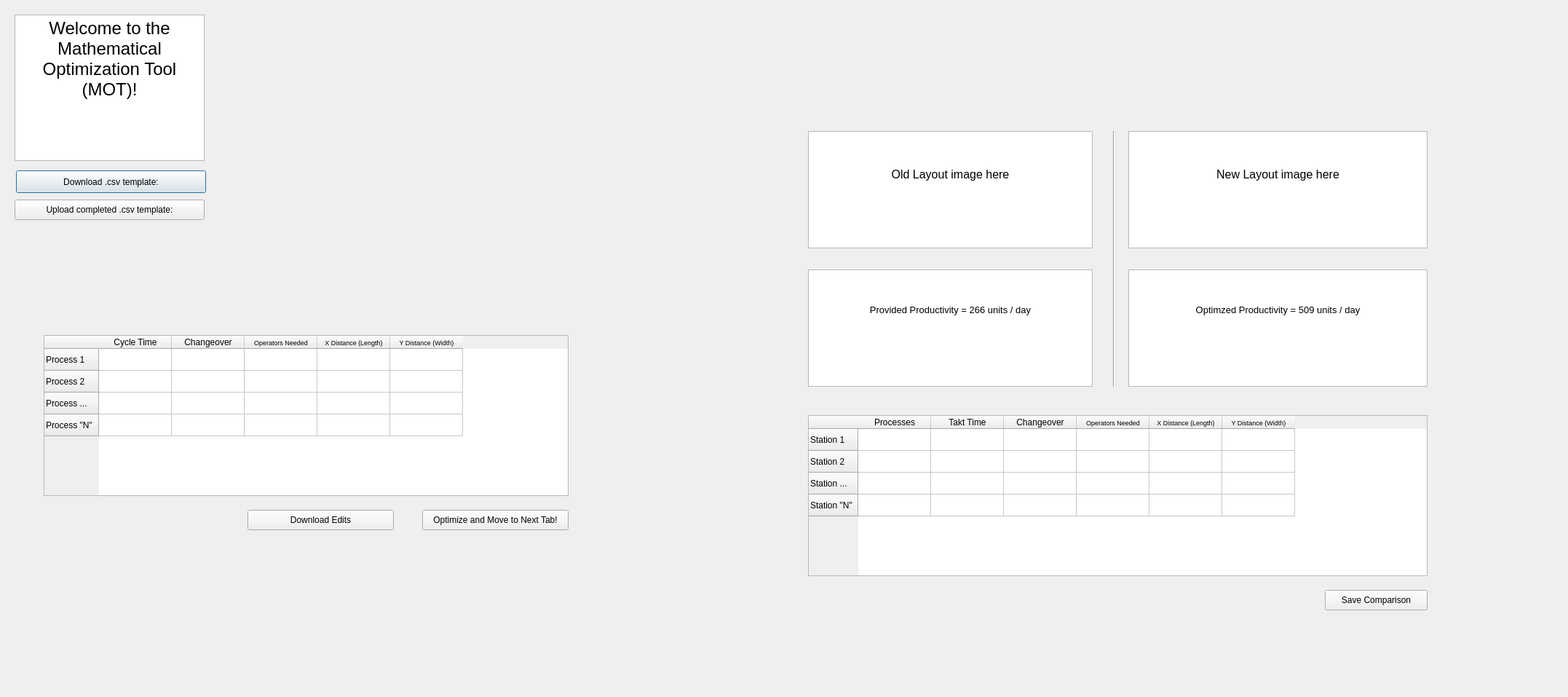
<?xml version="1.0" encoding="UTF-8"?>
<ui version="4.0">
 <class>Dialog</class>
 <widget class="QDialog" name="Dialog">
  <property name="geometry">
   <rect>
    <x>0</x>
    <y>0</y>
    <width>2154</width>
    <height>957</height>
   </rect>
  </property>
  <property name="windowTitle">
   <string>Dialog</string>
  </property>
  <widget class="QPushButton" name="pushButton">
   <property name="geometry">
    <rect>
     <x>22</x>
     <y>234</y>
     <width>261</width>
     <height>31</height>
    </rect>
   </property>
   <property name="text">
    <string>Download .csv template:</string>
   </property>
  </widget>
  <widget class="QPushButton" name="pushButton_2">
   <property name="geometry">
    <rect>
     <x>20</x>
     <y>274</y>
     <width>261</width>
     <height>28</height>
    </rect>
   </property>
   <property name="text">
    <string>Upload completed .csv template:</string>
   </property>
  </widget>
  <widget class="QTextEdit" name="textEdit">
   <property name="geometry">
    <rect>
     <x>20</x>
     <y>20</y>
     <width>261</width>
     <height>201</height>
    </rect>
   </property>
   <property name="html">
    <string>&lt;!DOCTYPE HTML PUBLIC &quot;-//W3C//DTD HTML 4.0//EN&quot; &quot;http://www.w3.org/TR/REC-html40/strict.dtd&quot;&gt;
&lt;html&gt;&lt;head&gt;&lt;meta name=&quot;qrichtext&quot; content=&quot;1&quot; /&gt;&lt;style type=&quot;text/css&quot;&gt;
p, li { white-space: pre-wrap; }
&lt;/style&gt;&lt;/head&gt;&lt;body style=&quot; font-family:'MS Shell Dlg 2'; font-size:7.8pt; font-weight:400; font-style:normal;&quot;&gt;
&lt;p align=&quot;center&quot; style=&quot; margin-top:0px; margin-bottom:0px; margin-left:0px; margin-right:0px; -qt-block-indent:0; text-indent:0px;&quot;&gt;&lt;span style=&quot; font-size:18pt;&quot;&gt;Welcome to the Mathematical Optimization Tool (MOT)!&lt;/span&gt;&lt;/p&gt;
&lt;p align=&quot;center&quot; style=&quot;-qt-paragraph-type:empty; margin-top:0px; margin-bottom:0px; margin-left:0px; margin-right:0px; -qt-block-indent:0; text-indent:0px; font-size:18pt;&quot;&gt;&lt;br /&gt;&lt;/p&gt;&lt;/body&gt;&lt;/html&gt;</string>
   </property>
  </widget>
  <widget class="QTableWidget" name="tableWidget">
   <property name="geometry">
    <rect>
     <x>60</x>
     <y>460</y>
     <width>721</width>
     <height>221</height>
    </rect>
   </property>
   <row>
    <property name="text">
     <string>Process 1</string>
    </property>
   </row>
   <row>
    <property name="text">
     <string>Process 2</string>
    </property>
   </row>
   <row>
    <property name="text">
     <string>Process ...</string>
    </property>
   </row>
   <row>
    <property name="text">
     <string>Process &quot;N&quot;</string>
    </property>
   </row>
   <column>
    <property name="text">
     <string>Cycle Time</string>
    </property>
   </column>
   <column>
    <property name="text">
     <string>Changeover</string>
    </property>
   </column>
   <column>
    <property name="text">
     <string>Operators Needed</string>
    </property>
    <property name="font">
     <font>
      <pointsize>7</pointsize>
     </font>
    </property>
   </column>
   <column>
    <property name="text">
     <string>X Distance (Length)</string>
    </property>
    <property name="font">
     <font>
      <pointsize>7</pointsize>
     </font>
    </property>
   </column>
   <column>
    <property name="text">
     <string>Y Distance (Width)</string>
    </property>
    <property name="font">
     <font>
      <pointsize>7</pointsize>
     </font>
    </property>
   </column>
  </widget>
  <widget class="QPushButton" name="pushButton_3">
   <property name="geometry">
    <rect>
     <x>580</x>
     <y>700</y>
     <width>201</width>
     <height>28</height>
    </rect>
   </property>
   <property name="text">
    <string>Optimize and Move to Next Tab!</string>
   </property>
  </widget>
  <widget class="QPushButton" name="pushButton_4">
   <property name="geometry">
    <rect>
     <x>340</x>
     <y>700</y>
     <width>201</width>
     <height>28</height>
    </rect>
   </property>
   <property name="text">
    <string>Download Edits</string>
   </property>
  </widget>
  <widget class="QTextEdit" name="textEdit_2">
   <property name="geometry">
    <rect>
     <x>1110</x>
     <y>180</y>
     <width>391</width>
     <height>161</height>
    </rect>
   </property>
   <property name="html">
    <string>&lt;!DOCTYPE HTML PUBLIC &quot;-//W3C//DTD HTML 4.0//EN&quot; &quot;http://www.w3.org/TR/REC-html40/strict.dtd&quot;&gt;
&lt;html&gt;&lt;head&gt;&lt;meta name=&quot;qrichtext&quot; content=&quot;1&quot; /&gt;&lt;style type=&quot;text/css&quot;&gt;
p, li { white-space: pre-wrap; }
&lt;/style&gt;&lt;/head&gt;&lt;body style=&quot; font-family:'MS Shell Dlg 2'; font-size:7.8pt; font-weight:400; font-style:normal;&quot;&gt;
&lt;p align=&quot;center&quot; style=&quot;-qt-paragraph-type:empty; margin-top:0px; margin-bottom:0px; margin-left:0px; margin-right:0px; -qt-block-indent:0; text-indent:0px;&quot;&gt;&lt;br /&gt;&lt;/p&gt;
&lt;p align=&quot;center&quot; style=&quot;-qt-paragraph-type:empty; margin-top:0px; margin-bottom:0px; margin-left:0px; margin-right:0px; -qt-block-indent:0; text-indent:0px;&quot;&gt;&lt;br /&gt;&lt;/p&gt;
&lt;p align=&quot;center&quot; style=&quot;-qt-paragraph-type:empty; margin-top:0px; margin-bottom:0px; margin-left:0px; margin-right:0px; -qt-block-indent:0; text-indent:0px; font-size:12pt;&quot;&gt;&lt;br /&gt;&lt;/p&gt;
&lt;p align=&quot;center&quot; style=&quot; margin-top:0px; margin-bottom:0px; margin-left:0px; margin-right:0px; -qt-block-indent:0; text-indent:0px;&quot;&gt;&lt;span style=&quot; font-size:12pt;&quot;&gt;Old Layout image here&lt;/span&gt;&lt;/p&gt;
&lt;p align=&quot;center&quot; style=&quot;-qt-paragraph-type:empty; margin-top:0px; margin-bottom:0px; margin-left:0px; margin-right:0px; -qt-block-indent:0; text-indent:0px; font-size:12pt;&quot;&gt;&lt;br /&gt;&lt;/p&gt;&lt;/body&gt;&lt;/html&gt;</string>
   </property>
  </widget>
  <widget class="QTextEdit" name="textEdit_3">
   <property name="geometry">
    <rect>
     <x>1550</x>
     <y>180</y>
     <width>411</width>
     <height>161</height>
    </rect>
   </property>
   <property name="html">
    <string>&lt;!DOCTYPE HTML PUBLIC &quot;-//W3C//DTD HTML 4.0//EN&quot; &quot;http://www.w3.org/TR/REC-html40/strict.dtd&quot;&gt;
&lt;html&gt;&lt;head&gt;&lt;meta name=&quot;qrichtext&quot; content=&quot;1&quot; /&gt;&lt;style type=&quot;text/css&quot;&gt;
p, li { white-space: pre-wrap; }
&lt;/style&gt;&lt;/head&gt;&lt;body style=&quot; font-family:'MS Shell Dlg 2'; font-size:7.8pt; font-weight:400; font-style:normal;&quot;&gt;
&lt;p align=&quot;center&quot; style=&quot;-qt-paragraph-type:empty; margin-top:0px; margin-bottom:0px; margin-left:0px; margin-right:0px; -qt-block-indent:0; text-indent:0px;&quot;&gt;&lt;br /&gt;&lt;/p&gt;
&lt;p align=&quot;center&quot; style=&quot;-qt-paragraph-type:empty; margin-top:0px; margin-bottom:0px; margin-left:0px; margin-right:0px; -qt-block-indent:0; text-indent:0px;&quot;&gt;&lt;br /&gt;&lt;/p&gt;
&lt;p align=&quot;center&quot; style=&quot;-qt-paragraph-type:empty; margin-top:0px; margin-bottom:0px; margin-left:0px; margin-right:0px; -qt-block-indent:0; text-indent:0px; font-size:12pt;&quot;&gt;&lt;br /&gt;&lt;/p&gt;
&lt;p align=&quot;center&quot; style=&quot; margin-top:0px; margin-bottom:0px; margin-left:0px; margin-right:0px; -qt-block-indent:0; text-indent:0px;&quot;&gt;&lt;span style=&quot; font-size:12pt;&quot;&gt;New Layout image here&lt;/span&gt;&lt;/p&gt;
&lt;p align=&quot;center&quot; style=&quot;-qt-paragraph-type:empty; margin-top:0px; margin-bottom:0px; margin-left:0px; margin-right:0px; -qt-block-indent:0; text-indent:0px; font-size:12pt;&quot;&gt;&lt;br /&gt;&lt;/p&gt;&lt;/body&gt;&lt;/html&gt;</string>
   </property>
  </widget>
  <widget class="QTextEdit" name="textEdit_4">
   <property name="geometry">
    <rect>
     <x>1550</x>
     <y>370</y>
     <width>411</width>
     <height>161</height>
    </rect>
   </property>
   <property name="html">
    <string>&lt;!DOCTYPE HTML PUBLIC &quot;-//W3C//DTD HTML 4.0//EN&quot; &quot;http://www.w3.org/TR/REC-html40/strict.dtd&quot;&gt;
&lt;html&gt;&lt;head&gt;&lt;meta name=&quot;qrichtext&quot; content=&quot;1&quot; /&gt;&lt;style type=&quot;text/css&quot;&gt;
p, li { white-space: pre-wrap; }
&lt;/style&gt;&lt;/head&gt;&lt;body style=&quot; font-family:'MS Shell Dlg 2'; font-size:7.8pt; font-weight:400; font-style:normal;&quot;&gt;
&lt;p align=&quot;center&quot; style=&quot;-qt-paragraph-type:empty; margin-top:0px; margin-bottom:0px; margin-left:0px; margin-right:0px; -qt-block-indent:0; text-indent:0px;&quot;&gt;&lt;br /&gt;&lt;/p&gt;
&lt;p align=&quot;center&quot; style=&quot;-qt-paragraph-type:empty; margin-top:0px; margin-bottom:0px; margin-left:0px; margin-right:0px; -qt-block-indent:0; text-indent:0px; font-size:10pt;&quot;&gt;&lt;br /&gt;&lt;/p&gt;
&lt;p align=&quot;center&quot; style=&quot;-qt-paragraph-type:empty; margin-top:0px; margin-bottom:0px; margin-left:0px; margin-right:0px; -qt-block-indent:0; text-indent:0px; font-size:10pt;&quot;&gt;&lt;br /&gt;&lt;/p&gt;
&lt;p align=&quot;center&quot; style=&quot; margin-top:0px; margin-bottom:0px; margin-left:0px; margin-right:0px; -qt-block-indent:0; text-indent:0px;&quot;&gt;&lt;span style=&quot; font-size:10pt;&quot;&gt;Optimzed Productivity = 509 units / day&lt;/span&gt;&lt;/p&gt;
&lt;p align=&quot;center&quot; style=&quot;-qt-paragraph-type:empty; margin-top:0px; margin-bottom:0px; margin-left:0px; margin-right:0px; -qt-block-indent:0; text-indent:0px; font-size:10pt;&quot;&gt;&lt;br /&gt;&lt;/p&gt;&lt;/body&gt;&lt;/html&gt;</string>
   </property>
  </widget>
  <widget class="QTextEdit" name="textEdit_5">
   <property name="geometry">
    <rect>
     <x>1110</x>
     <y>370</y>
     <width>391</width>
     <height>161</height>
    </rect>
   </property>
   <property name="html">
    <string>&lt;!DOCTYPE HTML PUBLIC &quot;-//W3C//DTD HTML 4.0//EN&quot; &quot;http://www.w3.org/TR/REC-html40/strict.dtd&quot;&gt;
&lt;html&gt;&lt;head&gt;&lt;meta name=&quot;qrichtext&quot; content=&quot;1&quot; /&gt;&lt;style type=&quot;text/css&quot;&gt;
p, li { white-space: pre-wrap; }
&lt;/style&gt;&lt;/head&gt;&lt;body style=&quot; font-family:'MS Shell Dlg 2'; font-size:7.8pt; font-weight:400; font-style:normal;&quot;&gt;
&lt;p align=&quot;center&quot; style=&quot;-qt-paragraph-type:empty; margin-top:0px; margin-bottom:0px; margin-left:0px; margin-right:0px; -qt-block-indent:0; text-indent:0px;&quot;&gt;&lt;br /&gt;&lt;/p&gt;
&lt;p align=&quot;center&quot; style=&quot;-qt-paragraph-type:empty; margin-top:0px; margin-bottom:0px; margin-left:0px; margin-right:0px; -qt-block-indent:0; text-indent:0px; font-size:10pt;&quot;&gt;&lt;br /&gt;&lt;/p&gt;
&lt;p align=&quot;center&quot; style=&quot;-qt-paragraph-type:empty; margin-top:0px; margin-bottom:0px; margin-left:0px; margin-right:0px; -qt-block-indent:0; text-indent:0px; font-size:10pt;&quot;&gt;&lt;br /&gt;&lt;/p&gt;
&lt;p align=&quot;center&quot; style=&quot; margin-top:0px; margin-bottom:0px; margin-left:0px; margin-right:0px; -qt-block-indent:0; text-indent:0px;&quot;&gt;&lt;span style=&quot; font-size:10pt;&quot;&gt;Provided Productivity = 266 units / day&lt;/span&gt;&lt;/p&gt;
&lt;p align=&quot;center&quot; style=&quot;-qt-paragraph-type:empty; margin-top:0px; margin-bottom:0px; margin-left:0px; margin-right:0px; -qt-block-indent:0; text-indent:0px; font-size:10pt;&quot;&gt;&lt;br /&gt;&lt;/p&gt;&lt;/body&gt;&lt;/html&gt;</string>
   </property>
  </widget>
  <widget class="QTableWidget" name="tableWidget_2">
   <property name="geometry">
    <rect>
     <x>1110</x>
     <y>570</y>
     <width>851</width>
     <height>221</height>
    </rect>
   </property>
   <row>
    <property name="text">
     <string>Station 1</string>
    </property>
   </row>
   <row>
    <property name="text">
     <string>Station 2</string>
    </property>
   </row>
   <row>
    <property name="text">
     <string>Station ...</string>
    </property>
   </row>
   <row>
    <property name="text">
     <string>Station &quot;N&quot;</string>
    </property>
   </row>
   <column>
    <property name="text">
     <string>Processes</string>
    </property>
   </column>
   <column>
    <property name="text">
     <string>Takt Time</string>
    </property>
   </column>
   <column>
    <property name="text">
     <string>Changeover</string>
    </property>
   </column>
   <column>
    <property name="text">
     <string>Operators Needed</string>
    </property>
    <property name="font">
     <font>
      <pointsize>7</pointsize>
     </font>
    </property>
   </column>
   <column>
    <property name="text">
     <string>X Distance (Length)</string>
    </property>
    <property name="font">
     <font>
      <pointsize>7</pointsize>
     </font>
    </property>
   </column>
   <column>
    <property name="text">
     <string>Y Distance (Width)</string>
    </property>
    <property name="font">
     <font>
      <pointsize>7</pointsize>
     </font>
    </property>
   </column>
  </widget>
  <widget class="Line" name="line">
   <property name="geometry">
    <rect>
     <x>1520</x>
     <y>180</y>
     <width>21</width>
     <height>351</height>
    </rect>
   </property>
   <property name="orientation">
    <enum>Qt::Vertical</enum>
   </property>
  </widget>
  <widget class="QPushButton" name="pushButton_5">
   <property name="geometry">
    <rect>
     <x>1820</x>
     <y>810</y>
     <width>141</width>
     <height>28</height>
    </rect>
   </property>
   <property name="text">
    <string>Save Comparison</string>
   </property>
  </widget>
 </widget>
 <resources/>
 <connections/>
</ui>
